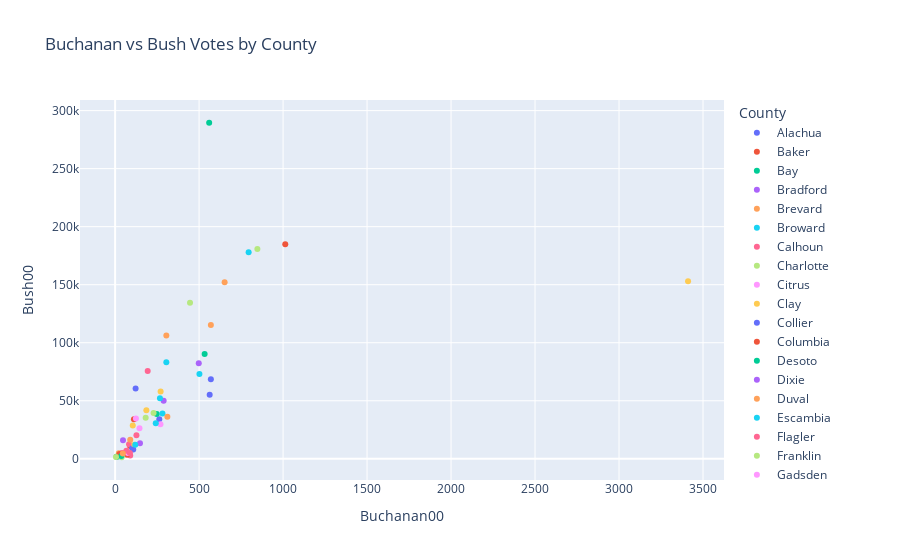

Write notebook code for a chart like this one.
### Code cell
# my answer 2
fig_buchanan_vs_bush = px.scatter(df, x='Buchanan00', y='Bush00', color='County', title='Buchanan vs Bush Votes by County')
fig_buchanan_vs_bush.show()

### Figure 1 — Plotly figure (JSON) as saved in the notebook; plotly's stock layout.template omitted (floating-point values rounded to 4 significant figures)
{"data": [{"hovertemplate": "County=Alachua<br>Buchanan00=%{x}<br>Bush00=%{y}<extra></extra>", "legendgroup": "Alachua", "marker": {"color": "#636efa", "symbol": "circle"}, "mode": "markers", "name": "Alachua", "orientation": "v", "showlegend": true, "type": "scatter", "x": [263], "xaxis": "x", "y": [34124], "yaxis": "y"}, {"hovertemplate": "County=Baker<br>Buchanan00=%{x}<br>Bush00=%{y}<extra></extra>", "legendgroup": "Baker", "marker": {"color": "#EF553B", "symbol": "circle"}, "mode": "markers", "name": "Baker", "orientation": "v", "showlegend": true, "type": "scatter", "x": [73], "xaxis": "x", "y": [5610], "yaxis": "y"}, {"hovertemplate": "County=Bay<br>Buchanan00=%{x}<br>Bush00=%{y}<extra></extra>", "legendgroup": "Bay", "marker": {"color": "#00cc96", "symbol": "circle"}, "mode": "markers", "name": "Bay", "orientation": "v", "showlegend": true, "type": "scatter", "x": [248], "xaxis": "x", "y": [38637], "yaxis": "y"}, {"hovertemplate": "County=Bradford<br>Buchanan00=%{x}<br>Bush00=%{y}<extra></extra>", "legendgroup": "Bradford", "marker": {"color": "#ab63fa", "symbol": "circle"}, "mode": "markers", "name": "Bradford", "orientation": "v", "showlegend": true, "type": "scatter", "x": [65], "xaxis": "x", "y": [5414], "yaxis": "y"}, {"hovertemplate": "County=Brevard<br>Buchanan00=%{x}<br>Bush00=%{y}<extra></extra>", "legendgroup": "Brevard", "marker": {"color": "#FFA15A", "symbol": "circle"}, "mode": "markers", "name": "Brevard", "orientation": "v", "showlegend": true, "type": "scatter", "x": [570], "xaxis": "x", "y": [115185], "yaxis": "y"}, {"hovertemplate": "County=Broward<br>Buchanan00=%{x}<br>Bush00=%{y}<extra></extra>", "legendgroup": "Broward", "marker": {"color": "#19d3f3", "symbol": "circle"}, "mode": "markers", "name": "Broward", "orientation": "v", "showlegend": true, "type": "scatter", "x": [795], "xaxis": "x", "y": [177902], "yaxis": "y"}, {"hovertemplate": "County=Calhoun<br>Buchanan00=%{x}<br>Bush00=%{y}<extra></extra>", "legendgroup": "Calhoun", "marker": {"color": "#FF6692", "symbol": "circle"}, "mode": "markers", "name": "Calhoun", "orientation": "v", "showlegend": true, "type": "scatter", "x": [90], "xaxis": "x", "y": [2873], "yaxis": "y"}, {"hovertemplate": "County=Charlotte<br>Buchanan00=%{x}<br>Bush00=%{y}<extra></extra>", "legendgroup": "Charlotte", "marker": {"color": "#B6E880", "symbol": "circle"}, "mode": "markers", "name": "Charlotte", "orientation": "v", "showlegend": true, "type": "scatter", "x": [182], "xaxis": "x", "y": [35426], "yaxis": "y"}, {"hovertemplate": "County=Citrus<br>Buchanan00=%{x}<br>Bush00=%{y}<extra></extra>", "legendgroup": "Citrus", "marker": {"color": "#FF97FF", "symbol": "circle"}, "mode": "markers", "name": "Citrus", "orientation": "v", "showlegend": true, "type": "scatter", "x": [270], "xaxis": "x", "y": [29767], "yaxis": "y"}, {"hovertemplate": "County=Clay<br>Buchanan00=%{x}<br>Bush00=%{y}<extra></extra>", "legendgroup": "Clay", "marker": {"color": "#FECB52", "symbol": "circle"}, "mode": "markers", "name": "Clay", "orientation": "v", "showlegend": true, "type": "scatter", "x": [186], "xaxis": "x", "y": [41736], "yaxis": "y"}, {"hovertemplate": "County=Collier<br>Buchanan00=%{x}<br>Bush00=%{y}<extra></extra>", "legendgroup": "Collier", "marker": {"color": "#636efa", "symbol": "circle"}, "mode": "markers", "name": "Collier", "orientation": "v", "showlegend": true, "type": "scatter", "x": [122], "xaxis": "x", "y": [60450], "yaxis": "y"}, {"hovertemplate": "County=Columbia<br>Buchanan00=%{x}<br>Bush00=%{y}<extra></extra>", "legendgroup": "Columbia", "marker": {"color": "#EF553B", "symbol": "circle"}, "mode": "markers", "name": "Columbia", "orientation": "v", "showlegend": true, "type": "scatter", "x": [89], "xaxis": "x", "y": [10964], "yaxis": "y"}, {"hovertemplate": "County=Desoto<br>Buchanan00=%{x}<br>Bush00=%{y}<extra></extra>", "legendgroup": "Desoto", "marker": {"color": "#00cc96", "symbol": "circle"}, "mode": "markers", "name": "Desoto", "orientation": "v", "showlegend": true, "type": "scatter", "x": [36], "xaxis": "x", "y": [4256], "yaxis": "y"}, {"hovertemplate": "County=Dixie<br>Buchanan00=%{x}<br>Bush00=%{y}<extra></extra>", "legendgroup": "Dixie", "marker": {"color": "#ab63fa", "symbol": "circle"}, "mode": "markers", "name": "Dixie", "orientation": "v", "showlegend": true, "type": "scatter", "x": [29], "xaxis": "x", "y": [2697], "yaxis": "y"}, {"hovertemplate": "County=Duval<br>Buchanan00=%{x}<br>Bush00=%{y}<extra></extra>", "legendgroup": "Duval", "marker": {"color": "#FFA15A", "symbol": "circle"}, "mode": "markers", "name": "Duval", "orientation": "v", "showlegend": true, "type": "scatter", "x": [652], "xaxis": "x", "y": [152098], "yaxis": "y"}, {"hovertemplate": "County=Escambia<br>Buchanan00=%{x}<br>Bush00=%{y}<extra></extra>", "legendgroup": "Escambia", "marker": {"color": "#19d3f3", "symbol": "circle"}, "mode": "markers", "name": "Escambia", "orientation": "v", "showlegend": true, "type": "scatter", "x": [502], "xaxis": "x", "y": [73017], "yaxis": "y"}, {"hovertemplate": "County=Flagler<br>Buchanan00=%{x}<br>Bush00=%{y}<extra></extra>", "legendgroup": "Flagler", "marker": {"color": "#FF6692", "symbol": "circle"}, "mode": "markers", "name": "Flagler", "orientation": "v", "showlegend": true, "type": "scatter", "x": [83], "xaxis": "x", "y": [12613], "yaxis": "y"}, {"hovertemplate": "County=Franklin<br>Buchanan00=%{x}<br>Bush00=%{y}<extra></extra>", "legendgroup": "Franklin", "marker": {"color": "#B6E880", "symbol": "circle"}, "mode": "markers", "name": "Franklin", "orientation": "v", "showlegend": true, "type": "scatter", "x": [33], "xaxis": "x", "y": [2454], "yaxis": "y"}, {"hovertemplate": "County=Gadsden<br>Buchanan00=%{x}<br>Bush00=%{y}<extra></extra>", "legendgroup": "Gadsden", "marker": {"color": "#FF97FF", "symbol": "circle"}, "mode": "markers", "name": "Gadsden", "orientation": "v", "showlegend": true, "type": "scatter", "x": [38], "xaxis": "x", "y": [4767], "yaxis": "y"}, {"hovertemplate": "County=Gilchrist<br>Buchanan00=%{x}<br>Bush00=%{y}<extra></extra>", "legendgroup": "Gilchrist", "marker": {"color": "#FECB52", "symbol": "circle"}, "mode": "markers", "name": "Gilchrist", "orientation": "v", "showlegend": true, "type": "scatter", "x": [29], "xaxis": "x", "y": [3300], "yaxis": "y"}, {"hovertemplate": "County=Glades<br>Buchanan00=%{x}<br>Bush00=%{y}<extra></extra>", "legendgroup": "Glades", "marker": {"color": "#636efa", "symbol": "circle"}, "mode": "markers", "name": "Glades", "orientation": "v", "showlegend": true, "type": "scatter", "x": [9], "xaxis": "x", "y": [1841], "yaxis": "y"}, {"hovertemplate": "County=Gulf<br>Buchanan00=%{x}<br>Bush00=%{y}<extra></extra>", "legendgroup": "Gulf", "marker": {"color": "#EF553B", "symbol": "circle"}, "mode": "markers", "name": "Gulf", "orientation": "v", "showlegend": true, "type": "scatter", "x": [71], "xaxis": "x", "y": [3550], "yaxis": "y"}, {"hovertemplate": "County=Hamilton<br>Buchanan00=%{x}<br>Bush00=%{y}<extra></extra>", "legendgroup": "Hamilton", "marker": {"color": "#00cc96", "symbol": "circle"}, "mode": "markers", "name": "Hamilton", "orientation": "v", "showlegend": true, "type": "scatter", "x": [23], "xaxis": "x", "y": [2146], "yaxis": "y"}, {"hovertemplate": "County=Hardee<br>Buchanan00=%{x}<br>Bush00=%{y}<extra></extra>", "legendgroup": "Hardee", "marker": {"color": "#ab63fa", "symbol": "circle"}, "mode": "markers", "name": "Hardee", "orientation": "v", "showlegend": true, "type": "scatter", "x": [30], "xaxis": "x", "y": [3765], "yaxis": "y"}, {"hovertemplate": "County=Hendry<br>Buchanan00=%{x}<br>Bush00=%{y}<extra></extra>", "legendgroup": "Hendry", "marker": {"color": "#FFA15A", "symbol": "circle"}, "mode": "markers", "name": "Hendry", "orientation": "v", "showlegend": true, "type": "scatter", "x": [22], "xaxis": "x", "y": [4747], "yaxis": "y"}, {"hovertemplate": "County=Hernando<br>Buchanan00=%{x}<br>Bush00=%{y}<extra></extra>", "legendgroup": "Hernando", "marker": {"color": "#19d3f3", "symbol": "circle"}, "mode": "markers", "name": "Hernando", "orientation": "v", "showlegend": true, "type": "scatter", "x": [242], "xaxis": "x", "y": [30646], "yaxis": "y"}, {"hovertemplate": "County=Highlands<br>Buchanan00=%{x}<br>Bush00=%{y}<extra></extra>", "legendgroup": "Highlands", "marker": {"color": "#FF6692", "symbol": "circle"}, "mode": "markers", "name": "Highlands", "orientation": "v", "showlegend": true, "type": "scatter", "x": [127], "xaxis": "x", "y": [20206], "yaxis": "y"}, {"hovertemplate": "County=Hillsborough<br>Buchanan00=%{x}<br>Bush00=%{y}<extra></extra>", "legendgroup": "Hillsborough", "marker": {"color": "#B6E880", "symbol": "circle"}, "mode": "markers", "name": "Hillsborough", "orientation": "v", "showlegend": true, "type": "scatter", "x": [847], "xaxis": "x", "y": [180760], "yaxis": "y"}, {"hovertemplate": "County=Holmes<br>Buchanan00=%{x}<br>Bush00=%{y}<extra></extra>", "legendgroup": "Holmes", "marker": {"color": "#FF97FF", "symbol": "circle"}, "mode": "markers", "name": "Holmes", "orientation": "v", "showlegend": true, "type": "scatter", "x": [76], "xaxis": "x", "y": [5011], "yaxis": "y"}, {"hovertemplate": "County=Indian River<br>Buchanan00=%{x}<br>Bush00=%{y}<extra></extra>", "legendgroup": "Indian River", "marker": {"color": "#FECB52", "symbol": "circle"}, "mode": "markers", "name": "Indian River", "orientation": "v", "showlegend": true, "type": "scatter", "x": [105], "xaxis": "x", "y": [28635], "yaxis": "y"}, {"hovertemplate": "County=Jackson<br>Buchanan00=%{x}<br>Bush00=%{y}<extra></extra>", "legendgroup": "Jackson", "marker": {"color": "#636efa", "symbol": "circle"}, "mode": "markers", "name": "Jackson", "orientation": "v", "showlegend": true, "type": "scatter", "x": [102], "xaxis": "x", "y": [9138], "yaxis": "y"}, {"hovertemplate": "County=Jefferson<br>Buchanan00=%{x}<br>Bush00=%{y}<extra></extra>", "legendgroup": "Jefferson", "marker": {"color": "#EF553B", "symbol": "circle"}, "mode": "markers", "name": "Jefferson", "orientation": "v", "showlegend": true, "type": "scatter", "x": [29], "xaxis": "x", "y": [2478], "yaxis": "y"}, {"hovertemplate": "County=Lafayette<br>Buchanan00=%{x}<br>Bush00=%{y}<extra></extra>", "legendgroup": "Lafayette", "marker": {"color": "#00cc96", "symbol": "circle"}, "mode": "markers", "name": "Lafayette", "orientation": "v", "showlegend": true, "type": "scatter", "x": [10], "xaxis": "x", "y": [1670], "yaxis": "y"}, {"hovertemplate": "County=Lake<br>Buchanan00=%{x}<br>Bush00=%{y}<extra></extra>", "legendgroup": "Lake", "marker": {"color": "#ab63fa", "symbol": "circle"}, "mode": "markers", "name": "Lake", "orientation": "v", "showlegend": true, "type": "scatter", "x": [289], "xaxis": "x", "y": [50010], "yaxis": "y"}, {"hovertemplate": "County=Lee<br>Buchanan00=%{x}<br>Bush00=%{y}<extra></extra>", "legendgroup": "Lee", "marker": {"color": "#FFA15A", "symbol": "circle"}, "mode": "markers", "name": "Lee", "orientation": "v", "showlegend": true, "type": "scatter", "x": [305], "xaxis": "x", "y": [106141], "yaxis": "y"}, {"hovertemplate": "County=Leon<br>Buchanan00=%{x}<br>Bush00=%{y}<extra></extra>", "legendgroup": "Leon", "marker": {"color": "#19d3f3", "symbol": "circle"}, "mode": "markers", "name": "Leon", "orientation": "v", "showlegend": true, "type": "scatter", "x": [282], "xaxis": "x", "y": [39062], "yaxis": "y"}, {"hovertemplate": "County=Levy<br>Buchanan00=%{x}<br>Bush00=%{y}<extra></extra>", "legendgroup": "Levy", "marker": {"color": "#FF6692", "symbol": "circle"}, "mode": "markers", "name": "Levy", "orientation": "v", "showlegend": true, "type": "scatter", "x": [67], "xaxis": "x", "y": [6858], "yaxis": "y"}, {"hovertemplate": "County=Liberty<br>Buchanan00=%{x}<br>Bush00=%{y}<extra></extra>", "legendgroup": "Liberty", "marker": {"color": "#B6E880", "symbol": "circle"}, "mode": "markers", "name": "Liberty", "orientation": "v", "showlegend": true, "type": "scatter", "x": [39], "xaxis": "x", "y": [1317], "yaxis": "y"}, {"hovertemplate": "County=Madison<br>Buchanan00=%{x}<br>Bush00=%{y}<extra></extra>", "legendgroup": "Madison", "marker": {"color": "#FF97FF", "symbol": "circle"}, "mode": "markers", "name": "Madison", "orientation": "v", "showlegend": true, "type": "scatter", "x": [29], "xaxis": "x", "y": [3038], "yaxis": "y"}, {"hovertemplate": "County=Manatee<br>Buchanan00=%{x}<br>Bush00=%{y}<extra></extra>", "legendgroup": "Manatee", "marker": {"color": "#FECB52", "symbol": "circle"}, "mode": "markers", "name": "Manatee", "orientation": "v", "showlegend": true, "type": "scatter", "x": [271], "xaxis": "x", "y": [57952], "yaxis": "y"}, {"hovertemplate": "County=Marion<br>Buchanan00=%{x}<br>Bush00=%{y}<extra></extra>", "legendgroup": "Marion", "marker": {"color": "#636efa", "symbol": "circle"}, "mode": "markers", "name": "Marion", "orientation": "v", "showlegend": true, "type": "scatter", "x": [563], "xaxis": "x", "y": [55141], "yaxis": "y"}, {"hovertemplate": "County=Martin<br>Buchanan00=%{x}<br>Bush00=%{y}<extra></extra>", "legendgroup": "Martin", "marker": {"color": "#EF553B", "symbol": "circle"}, "mode": "markers", "name": "Martin", "orientation": "v", "showlegend": true, "type": "scatter", "x": [112], "xaxis": "x", "y": [33970], "yaxis": "y"}, {"hovertemplate": "County=Miami-Dade<br>Buchanan00=%{x}<br>Bush00=%{y}<extra></extra>", "legendgroup": "Miami-Dade", "marker": {"color": "#00cc96", "symbol": "circle"}, "mode": "markers", "name": "Miami-Dade", "orientation": "v", "showlegend": true, "type": "scatter", "x": [560], "xaxis": "x", "y": [289533], "yaxis": "y"}, {"hovertemplate": "County=Monroe<br>Buchanan00=%{x}<br>Bush00=%{y}<extra></extra>", "legendgroup": "Monroe", "marker": {"color": "#ab63fa", "symbol": "circle"}, "mode": "markers", "name": "Monroe", "orientation": "v", "showlegend": true, "type": "scatter", "x": [47], "xaxis": "x", "y": [16059], "yaxis": "y"}, {"hovertemplate": "County=Nassau<br>Buchanan00=%{x}<br>Bush00=%{y}<extra></extra>", "legendgroup": "Nassau", "marker": {"color": "#FFA15A", "symbol": "circle"}, "mode": "markers", "name": "Nassau", "orientation": "v", "showlegend": true, "type": "scatter", "x": [90], "xaxis": "x", "y": [16404], "yaxis": "y"}, {"hovertemplate": "County=Okaloosa<br>Buchanan00=%{x}<br>Bush00=%{y}<extra></extra>", "legendgroup": "Okaloosa", "marker": {"color": "#19d3f3", "symbol": "circle"}, "mode": "markers", "name": "Okaloosa", "orientation": "v", "showlegend": true, "type": "scatter", "x": [267], "xaxis": "x", "y": [52093], "yaxis": "y"}, {"hovertemplate": "County=Okeechobee<br>Buchanan00=%{x}<br>Bush00=%{y}<extra></extra>", "legendgroup": "Okeechobee", "marker": {"color": "#FF6692", "symbol": "circle"}, "mode": "markers", "name": "Okeechobee", "orientation": "v", "showlegend": true, "type": "scatter", "x": [43], "xaxis": "x", "y": [5057], "yaxis": "y"}, {"hovertemplate": "County=Orange<br>Buchanan00=%{x}<br>Bush00=%{y}<extra></extra>", "legendgroup": "Orange", "marker": {"color": "#B6E880", "symbol": "circle"}, "mode": "markers", "name": "Orange", "orientation": "v", "showlegend": true, "type": "scatter", "x": [446], "xaxis": "x", "y": [134517], "yaxis": "y"}, {"hovertemplate": "County=Osceola<br>Buchanan00=%{x}<br>Bush00=%{y}<extra></extra>", "legendgroup": "Osceola", "marker": {"color": "#FF97FF", "symbol": "circle"}, "mode": "markers", "name": "Osceola", "orientation": "v", "showlegend": true, "type": "scatter", "x": [145], "xaxis": "x", "y": [26212], "yaxis": "y"}, {"hovertemplate": "County=Palm Beach<br>Buchanan00=%{x}<br>Bush00=%{y}<extra></extra>", "legendgroup": "Palm Beach", "marker": {"color": "#FECB52", "symbol": "circle"}, "mode": "markers", "name": "Palm Beach", "orientation": "v", "showlegend": true, "type": "scatter", "x": [3411], "xaxis": "x", "y": [152951], "yaxis": "y"}, {"hovertemplate": "County=Pasco<br>Buchanan00=%{x}<br>Bush00=%{y}<extra></extra>", "legendgroup": "Pasco", "marker": {"color": "#636efa", "symbol": "circle"}, "mode": "markers", "name": "Pasco", "orientation": "v", "showlegend": true, "type": "scatter", "x": [570], "xaxis": "x", "y": [68582], "yaxis": "y"}, {"hovertemplate": "County=Pinellas<br>Buchanan00=%{x}<br>Bush00=%{y}<extra></extra>", "legendgroup": "Pinellas", "marker": {"color": "#EF553B", "symbol": "circle"}, "mode": "markers", "name": "Pinellas", "orientation": "v", "showlegend": true, "type": "scatter", "x": [1013], "xaxis": "x", "y": [184825], "yaxis": "y"}, {"hovertemplate": "County=Polk<br>Buchanan00=%{x}<br>Bush00=%{y}<extra></extra>", "legendgroup": "Polk", "marker": {"color": "#00cc96", "symbol": "circle"}, "mode": "markers", "name": "Polk", "orientation": "v", "showlegend": true, "type": "scatter", "x": [533], "xaxis": "x", "y": [90295], "yaxis": "y"}, {"hovertemplate": "County=Putnam<br>Buchanan00=%{x}<br>Bush00=%{y}<extra></extra>", "legendgroup": "Putnam", "marker": {"color": "#ab63fa", "symbol": "circle"}, "mode": "markers", "name": "Putnam", "orientation": "v", "showlegend": true, "type": "scatter", "x": [148], "xaxis": "x", "y": [13447], "yaxis": "y"}, {"hovertemplate": "County=Santa Rosa<br>Buchanan00=%{x}<br>Bush00=%{y}<extra></extra>", "legendgroup": "Santa Rosa", "marker": {"color": "#FFA15A", "symbol": "circle"}, "mode": "markers", "name": "Santa Rosa", "orientation": "v", "showlegend": true, "type": "scatter", "x": [311], "xaxis": "x", "y": [36274], "yaxis": "y"}, {"hovertemplate": "County=Sarasota<br>Buchanan00=%{x}<br>Bush00=%{y}<extra></extra>", "legendgroup": "Sarasota", "marker": {"color": "#19d3f3", "symbol": "circle"}, "mode": "markers", "name": "Sarasota", "orientation": "v", "showlegend": true, "type": "scatter", "x": [305], "xaxis": "x", "y": [83100], "yaxis": "y"}, {"hovertemplate": "County=Seminole<br>Buchanan00=%{x}<br>Bush00=%{y}<extra></extra>", "legendgroup": "Seminole", "marker": {"color": "#FF6692", "symbol": "circle"}, "mode": "markers", "name": "Seminole", "orientation": "v", "showlegend": true, "type": "scatter", "x": [194], "xaxis": "x", "y": [75677], "yaxis": "y"}, {"hovertemplate": "County=St. Johns<br>Buchanan00=%{x}<br>Bush00=%{y}<extra></extra>", "legendgroup": "St. Johns", "marker": {"color": "#B6E880", "symbol": "circle"}, "mode": "markers", "name": "St. Johns", "orientation": "v", "showlegend": true, "type": "scatter", "x": [229], "xaxis": "x", "y": [39546], "yaxis": "y"}, {"hovertemplate": "County=St. Lucie<br>Buchanan00=%{x}<br>Bush00=%{y}<extra></extra>", "legendgroup": "St. Lucie", "marker": {"color": "#FF97FF", "symbol": "circle"}, "mode": "markers", "name": "St. Lucie", "orientation": "v", "showlegend": true, "type": "scatter", "x": [124], "xaxis": "x", "y": [34705], "yaxis": "y"}, {"hovertemplate": "County=Sumter<br>Buchanan00=%{x}<br>Bush00=%{y}<extra></extra>", "legendgroup": "Sumter", "marker": {"color": "#FECB52", "symbol": "circle"}, "mode": "markers", "name": "Sumter", "orientation": "v", "showlegend": true, "type": "scatter", "x": [114], "xaxis": "x", "y": [12127], "yaxis": "y"}, {"hovertemplate": "County=Suwannee<br>Buchanan00=%{x}<br>Bush00=%{y}<extra></extra>", "legendgroup": "Suwannee", "marker": {"color": "#636efa", "symbol": "circle"}, "mode": "markers", "name": "Suwannee", "orientation": "v", "showlegend": true, "type": "scatter", "x": [108], "xaxis": "x", "y": [8006], "yaxis": "y"}, {"hovertemplate": "County=Taylor<br>Buchanan00=%{x}<br>Bush00=%{y}<extra></extra>", "legendgroup": "Taylor", "marker": {"color": "#EF553B", "symbol": "circle"}, "mode": "markers", "name": "Taylor", "orientation": "v", "showlegend": true, "type": "scatter", "x": [27], "xaxis": "x", "y": [4056], "yaxis": "y"}, {"hovertemplate": "County=Union<br>Buchanan00=%{x}<br>Bush00=%{y}<extra></extra>", "legendgroup": "Union", "marker": {"color": "#00cc96", "symbol": "circle"}, "mode": "markers", "name": "Union", "orientation": "v", "showlegend": true, "type": "scatter", "x": [37], "xaxis": "x", "y": [2332], "yaxis": "y"}, {"hovertemplate": "County=Volusia<br>Buchanan00=%{x}<br>Bush00=%{y}<extra></extra>", "legendgroup": "Volusia", "marker": {"color": "#ab63fa", "symbol": "circle"}, "mode": "markers", "name": "Volusia", "orientation": "v", "showlegend": true, "type": "scatter", "x": [498], "xaxis": "x", "y": [82357], "yaxis": "y"}, {"hovertemplate": "County=Wakulla<br>Buchanan00=%{x}<br>Bush00=%{y}<extra></extra>", "legendgroup": "Wakulla", "marker": {"color": "#FFA15A", "symbol": "circle"}, "mode": "markers", "name": "Wakulla", "orientation": "v", "showlegend": true, "type": "scatter", "x": [46], "xaxis": "x", "y": [4512], "yaxis": "y"}, {"hovertemplate": "County=Walton<br>Buchanan00=%{x}<br>Bush00=%{y}<extra></extra>", "legendgroup": "Walton", "marker": {"color": "#19d3f3", "symbol": "circle"}, "mode": "markers", "name": "Walton", "orientation": "v", "showlegend": true, "type": "scatter", "x": [120], "xaxis": "x", "y": [12182], "yaxis": "y"}, {"hovertemplate": "County=Washington<br>Buchanan00=%{x}<br>Bush00=%{y}<extra></extra>", "legendgroup": "Washington", "marker": {"color": "#FF6692", "symbol": "circle"}, "mode": "markers", "name": "Washington", "orientation": "v", "showlegend": true, "type": "scatter", "x": [88], "xaxis": "x", "y": [4994], "yaxis": "y"}, {"hovertemplate": "County=(Federal Absentee)<br>Buchanan00=%{x}<br>Bush00=%{y}<extra></extra>", "legendgroup": "(Federal Absentee)", "marker": {"color": "#B6E880", "symbol": "circle"}, "mode": "markers", "name": "(Federal Absentee)", "orientation": "v", "showlegend": true, "type": "scatter", "x": [5], "xaxis": "x", "y": [1575], "yaxis": "y"}], "layout": {"legend": {"title": {"text": "County"}, "tracegroupgap": 0}, "title": {"text": "Buchanan vs Bush Votes by County"}, "xaxis": {"anchor": "y", "domain": [0, 1], "title": {"text": "Buchanan00"}}, "yaxis": {"anchor": "x", "domain": [0, 1], "title": {"text": "Bush00"}}}}
